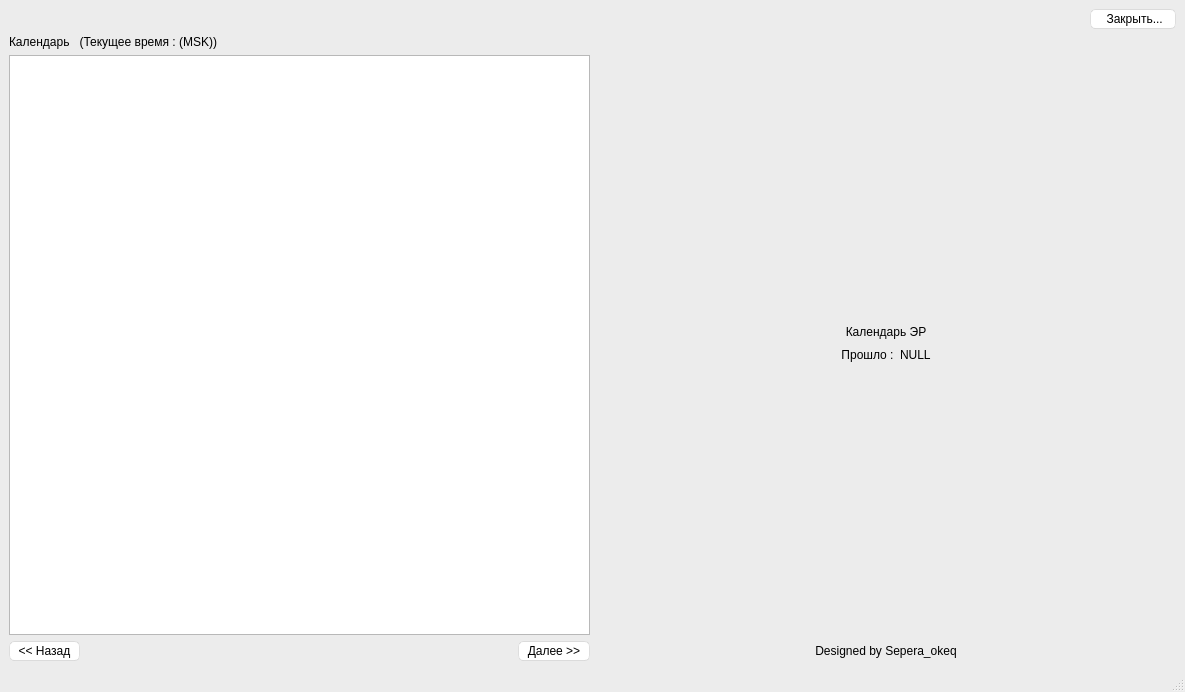
<?xml version="1.0" encoding="UTF-8"?>
<ui version="4.0">
 <class>MainWindow</class>
 <widget class="QMainWindow" name="MainWindow">
  <property name="geometry">
   <rect>
    <x>0</x>
    <y>0</y>
    <width>1185</width>
    <height>692</height>
   </rect>
  </property>
  <property name="windowTitle">
   <string>MainWindow</string>
  </property>
  <property name="styleSheet">
   <string notr="true">/*
Aqua Style Sheet for QT Applications
Author: Jaime A. Quiroga P.
Company: GTRONICK
Last updated: 22/01/2019, 07:55.
Available at: https://github.com/GTRONICK/QSS/blob/master/Aqua.qss
*/
QMainWindow {
	background-color:#ececec;
}
QTextEdit {
	border-width: 1px;
	border-style: solid;
	border-color: qlineargradient(spread:pad, x1:0.5, y1:1, x2:0.5, y2:0, stop:0 rgba(0, 113, 255, 255), stop:1 rgba(91, 171, 252, 255));
}
QPlainTextEdit {
	border-width: 1px;
	border-style: solid;
	border-color: qlineargradient(spread:pad, x1:0.5, y1:1, x2:0.5, y2:0, stop:0 rgba(0, 113, 255, 255), stop:1 rgba(91, 171, 252, 255));
}
QToolButton {
	border-style: solid;
	border-top-color: qlineargradient(spread:pad, x1:0.5, y1:1, x2:0.5, y2:0, stop:0 rgb(215, 215, 215), stop:1 rgb(222, 222, 222));
	border-right-color: qlineargradient(spread:pad, x1:0, y1:0.5, x2:1, y2:0.5, stop:0 rgb(217, 217, 217), stop:1 rgb(227, 227, 227));
	border-left-color: qlineargradient(spread:pad, x1:0, y1:0.5, x2:1, y2:0.5, stop:0 rgb(227, 227, 227), stop:1 rgb(217, 217, 217));
	border-bottom-color: qlineargradient(spread:pad, x1:0.5, y1:1, x2:0.5, y2:0, stop:0 rgb(215, 215, 215), stop:1 rgb(222, 222, 222));
	border-width: 1px;
	border-radius: 5px;
	color: rgb(0,0,0);
	padding: 2px;
	background-color: rgb(255,255,255);
}
QToolButton:hover{
	border-style: solid;
	border-top-color: qlineargradient(spread:pad, x1:0.5, y1:1, x2:0.5, y2:0, stop:0 rgb(195, 195, 195), stop:1 rgb(222, 222, 222));
	border-right-color: qlineargradient(spread:pad, x1:0, y1:0.5, x2:1, y2:0.5, stop:0 rgb(197, 197, 197), stop:1 rgb(227, 227, 227));
	border-left-color: qlineargradient(spread:pad, x1:0, y1:0.5, x2:1, y2:0.5, stop:0 rgb(227, 227, 227), stop:1 rgb(197, 197, 197));
	border-bottom-color: qlineargradient(spread:pad, x1:0.5, y1:1, x2:0.5, y2:0, stop:0 rgb(195, 195, 195), stop:1 rgb(222, 222, 222));
	border-width: 1px;
	border-radius: 5px;
	color: rgb(0,0,0);
	padding: 2px;
	background-color: rgb(255,255,255);
}
QToolButton:pressed{
	border-style: solid;
	border-top-color: qlineargradient(spread:pad, x1:0.5, y1:1, x2:0.5, y2:0, stop:0 rgb(215, 215, 215), stop:1 rgb(222, 222, 222));
	border-right-color: qlineargradient(spread:pad, x1:0, y1:0.5, x2:1, y2:0.5, stop:0 rgb(217, 217, 217), stop:1 rgb(227, 227, 227));
	border-left-color: qlineargradient(spread:pad, x1:0, y1:0.5, x2:1, y2:0.5, stop:0 rgb(227, 227, 227), stop:1 rgb(217, 217, 217));
	border-bottom-color: qlineargradient(spread:pad, x1:0.5, y1:1, x2:0.5, y2:0, stop:0 rgb(215, 215, 215), stop:1 rgb(222, 222, 222));
	border-width: 1px;
	border-radius: 5px;
	color: rgb(0,0,0);
	padding: 2px;
	background-color: rgb(142,142,142);
}
QPushButton{
	border-style: solid;
	border-top-color: qlineargradient(spread:pad, x1:0.5, y1:1, x2:0.5, y2:0, stop:0 rgb(215, 215, 215), stop:1 rgb(222, 222, 222));
	border-right-color: qlineargradient(spread:pad, x1:0, y1:0.5, x2:1, y2:0.5, stop:0 rgb(217, 217, 217), stop:1 rgb(227, 227, 227));
	border-left-color: qlineargradient(spread:pad, x1:0, y1:0.5, x2:1, y2:0.5, stop:0 rgb(227, 227, 227), stop:1 rgb(217, 217, 217));
	border-bottom-color: qlineargradient(spread:pad, x1:0.5, y1:1, x2:0.5, y2:0, stop:0 rgb(215, 215, 215), stop:1 rgb(222, 222, 222));
	border-width: 1px;
	border-radius: 5px;
	color: rgb(0,0,0);
	padding: 2px;
	background-color: rgb(255,255,255);
}
QPushButton::default{
	border-style: solid;
	border-top-color: qlineargradient(spread:pad, x1:0.5, y1:1, x2:0.5, y2:0, stop:0 rgb(215, 215, 215), stop:1 rgb(222, 222, 222));
	border-right-color: qlineargradient(spread:pad, x1:0, y1:0.5, x2:1, y2:0.5, stop:0 rgb(217, 217, 217), stop:1 rgb(227, 227, 227));
	border-left-color: qlineargradient(spread:pad, x1:0, y1:0.5, x2:1, y2:0.5, stop:0 rgb(227, 227, 227), stop:1 rgb(217, 217, 217));
	border-bottom-color: qlineargradient(spread:pad, x1:0.5, y1:1, x2:0.5, y2:0, stop:0 rgb(215, 215, 215), stop:1 rgb(222, 222, 222));
	border-width: 1px;
	border-radius: 5px;
	color: rgb(0,0,0);
	padding: 2px;
	background-color: rgb(255,255,255);
}
QPushButton:hover{
	border-style: solid;
	border-top-color: qlineargradient(spread:pad, x1:0.5, y1:1, x2:0.5, y2:0, stop:0 rgb(195, 195, 195), stop:1 rgb(222, 222, 222));
	border-right-color: qlineargradient(spread:pad, x1:0, y1:0.5, x2:1, y2:0.5, stop:0 rgb(197, 197, 197), stop:1 rgb(227, 227, 227));
	border-left-color: qlineargradient(spread:pad, x1:0, y1:0.5, x2:1, y2:0.5, stop:0 rgb(227, 227, 227), stop:1 rgb(197, 197, 197));
	border-bottom-color: qlineargradient(spread:pad, x1:0.5, y1:1, x2:0.5, y2:0, stop:0 rgb(195, 195, 195), stop:1 rgb(222, 222, 222));
	border-width: 1px;
	border-radius: 5px;
	color: rgb(0,0,0);
	padding: 2px;
	background-color: rgb(255,255,255);
}
QPushButton:pressed{
	border-style: solid;
	border-top-color: qlineargradient(spread:pad, x1:0.5, y1:1, x2:0.5, y2:0, stop:0 rgb(215, 215, 215), stop:1 rgb(222, 222, 222));
	border-right-color: qlineargradient(spread:pad, x1:0, y1:0.5, x2:1, y2:0.5, stop:0 rgb(217, 217, 217), stop:1 rgb(227, 227, 227));
	border-left-color: qlineargradient(spread:pad, x1:0, y1:0.5, x2:1, y2:0.5, stop:0 rgb(227, 227, 227), stop:1 rgb(217, 217, 217));
	border-bottom-color: qlineargradient(spread:pad, x1:0.5, y1:1, x2:0.5, y2:0, stop:0 rgb(215, 215, 215), stop:1 rgb(222, 222, 222));
	border-width: 1px;
	border-radius: 5px;
	color: rgb(0,0,0);
	padding: 2px;
	background-color: rgb(142,142,142);
}
QPushButton:disabled{
	border-style: solid;
	border-top-color: qlineargradient(spread:pad, x1:0.5, y1:1, x2:0.5, y2:0, stop:0 rgb(215, 215, 215), stop:1 rgb(222, 222, 222));
	border-right-color: qlineargradient(spread:pad, x1:0, y1:0.5, x2:1, y2:0.5, stop:0 rgb(217, 217, 217), stop:1 rgb(227, 227, 227));
	border-left-color: qlineargradient(spread:pad, x1:0, y1:0.5, x2:1, y2:0.5, stop:0 rgb(227, 227, 227), stop:1 rgb(217, 217, 217));
	border-bottom-color: qlineargradient(spread:pad, x1:0.5, y1:1, x2:0.5, y2:0, stop:0 rgb(215, 215, 215), stop:1 rgb(222, 222, 222));
	border-width: 1px;
	border-radius: 5px;
	color: #808086;
	padding: 2px;
	background-color: rgb(142,142,142);
}
QLineEdit {
	border-width: 1px; border-radius: 4px;
	border-style: solid;
	border-color: qlineargradient(spread:pad, x1:0.5, y1:1, x2:0.5, y2:0, stop:0 rgba(0, 113, 255, 255), stop:1 rgba(91, 171, 252, 255));
}
QLabel {
	color: #000000;
}
QLCDNumber {
	color: rgb(0, 113, 255, 255);
}
QProgressBar {
	text-align: center;
	color: rgb(240, 240, 240);
	border-width: 1px; 
	border-radius: 10px;
	border-color: rgb(230, 230, 230);
	border-style: solid;
	background-color:rgb(207,207,207);
}
QProgressBar::chunk {
	background-color: qlineargradient(spread:pad, x1:0.5, y1:1, x2:0.5, y2:0, stop:0 rgba(49, 147, 250, 255), stop:1 rgba(34, 142, 255, 255));
	border-radius: 10px;
}
QMenuBar {
	background-color: qlineargradient(spread:pad, x1:0.5, y1:1, x2:0.5, y2:0, stop:0 rgba(207, 209, 207, 255), stop:1 rgba(230, 229, 230, 255));
}
QMenuBar::item {
	color: #000000;
  	spacing: 3px;
  	padding: 1px 4px;
	background-color: qlineargradient(spread:pad, x1:0.5, y1:1, x2:0.5, y2:0, stop:0 rgba(207, 209, 207, 255), stop:1 rgba(230, 229, 230, 255));
}

QMenuBar::item:selected {
  	background-color: qlineargradient(spread:pad, x1:0.5, y1:1, x2:0.5, y2:0, stop:0 rgba(0, 113, 255, 255), stop:1 rgba(91, 171, 252, 255));
	color: #FFFFFF;
}
QMenu::item:selected {
	border-style: solid;
	border-top-color: transparent;
	border-right-color: transparent;
	border-left-color: qlineargradient(spread:pad, x1:0.5, y1:1, x2:0.5, y2:0, stop:0 rgba(0, 113, 255, 255), stop:1 rgba(91, 171, 252, 255));
	border-bottom-color: transparent;
	border-left-width: 2px;
	color: #000000;
	padding-left:15px;
	padding-top:4px;
	padding-bottom:4px;
	padding-right:7px;
}
QMenu::item {
	border-style: solid;
	border-top-color: transparent;
	border-right-color: transparent;
	border-left-color: transparent;
	border-bottom-color: transparent;
	border-bottom-width: 1px;
	color: #000000;
	padding-left:17px;
	padding-top:4px;
	padding-bottom:4px;
	padding-right:7px;
}
QTabWidget {
	color:rgb(0,0,0);
	background-color:#000000;
}
QTabWidget::pane {
		border-color: rgb(223,223,223);
		background-color:rgb(226,226,226);
		border-style: solid;
		border-width: 2px;
    	border-radius: 6px;
}
QTabBar::tab:first {
	border-style: solid;
	border-left-width:1px;
	border-right-width:0px;
	border-top-width:1px;
	border-bottom-width:1px;
	border-top-color: rgb(209,209,209);
	border-left-color: qlineargradient(spread:pad, x1:0.5, y1:1, x2:0.5, y2:0, stop:0 rgba(209, 209, 209, 209), stop:1 rgba(229, 229, 229, 229));
	border-bottom-color: rgb(229,229,229);
	border-top-left-radius: 4px;
	border-bottom-left-radius: 4px;
	color: #000000;
	padding: 3px;
	margin-left:0px;
	background-color: qlineargradient(spread:pad, x1:0.5, y1:1, x2:0.5, y2:0, stop:0 rgba(247, 247, 247, 255), stop:1 rgba(255, 255, 255, 255));
}
QTabBar::tab:last {
	border-style: solid;
	border-width:1px;
	border-top-color: rgb(209,209,209);
	border-left-color: qlineargradient(spread:pad, x1:0.5, y1:1, x2:0.5, y2:0, stop:0 rgba(209, 209, 209, 209), stop:1 rgba(229, 229, 229, 229));
	border-right-color: qlineargradient(spread:pad, x1:0.5, y1:1, x2:0.5, y2:0, stop:0 rgba(209, 209, 209, 209), stop:1 rgba(229, 229, 229, 229));
	border-bottom-color: rgb(229,229,229);
	border-top-right-radius: 4px;
	border-bottom-right-radius: 4px;
	color: #000000;
	padding: 3px;
	margin-left:0px;
	background-color: qlineargradient(spread:pad, x1:0.5, y1:1, x2:0.5, y2:0, stop:0 rgba(247, 247, 247, 255), stop:1 rgba(255, 255, 255, 255));
}
QTabBar::tab {
	border-style: solid;
	border-top-width:1px;
	border-bottom-width:1px;
	border-left-width:1px;
	border-top-color: rgb(209,209,209);
	border-left-color: qlineargradient(spread:pad, x1:0.5, y1:1, x2:0.5, y2:0, stop:0 rgba(209, 209, 209, 209), stop:1 rgba(229, 229, 229, 229));
	border-bottom-color: rgb(229,229,229);
	color: #000000;
	padding: 3px;
	margin-left:0px;
	background-color: qlineargradient(spread:pad, x1:0.5, y1:1, x2:0.5, y2:0, stop:0 rgba(247, 247, 247, 255), stop:1 rgba(255, 255, 255, 255));
}
QTabBar::tab:selected, QTabBar::tab:last:selected, QTabBar::tab:hover {
  	border-style: solid;
  	border-left-width:1px;
	border-right-color: transparent;
	border-top-color: rgb(209,209,209);
	border-left-color: qlineargradient(spread:pad, x1:0.5, y1:1, x2:0.5, y2:0, stop:0 rgba(209, 209, 209, 209), stop:1 rgba(229, 229, 229, 229));
	border-bottom-color: rgb(229,229,229);
	color: #FFFFFF;
	padding: 3px;
	margin-left:0px;
	background-color: qlineargradient(spread:pad, x1:0.5, y1:1, x2:0.5, y2:0, stop:0 rgba(0, 113, 255, 255), stop:1 rgba(91, 171, 252, 255));
}

QTabBar::tab:selected, QTabBar::tab:first:selected, QTabBar::tab:hover {
  	border-style: solid;
  	border-left-width:1px;
  	border-bottom-width:1px;
  	border-top-width:1px;
	border-right-color: transparent;
	border-top-color: rgb(209,209,209);
	border-left-color: qlineargradient(spread:pad, x1:0.5, y1:1, x2:0.5, y2:0, stop:0 rgba(209, 209, 209, 209), stop:1 rgba(229, 229, 229, 229));
	border-bottom-color: rgb(229,229,229);
	color: #FFFFFF;
	padding: 3px;
	margin-left:0px;
	background-color: qlineargradient(spread:pad, x1:0.5, y1:1, x2:0.5, y2:0, stop:0 rgba(0, 113, 255, 255), stop:1 rgba(91, 171, 252, 255));
}

QCheckBox {
	color: #000000;
	padding: 2px;
}
QCheckBox:disabled {
	color: #808086;
	padding: 2px;
}

QCheckBox:hover {
	border-radius:4px;
	border-style:solid;
	padding-left: 1px;
	padding-right: 1px;
	padding-bottom: 1px;
	padding-top: 1px;
	border-width:1px;
	border-color: transparent;
}
QCheckBox::indicator:checked {

	height: 10px;
	width: 10px;
	border-style:solid;
	border-width: 1px;
	border-color: qlineargradient(spread:pad, x1:0.5, y1:1, x2:0.5, y2:0, stop:0 rgba(0, 113, 255, 255), stop:1 rgba(91, 171, 252, 255));
	color: #000000;
	background-color: qlineargradient(spread:pad, x1:0.5, y1:1, x2:0.5, y2:0, stop:0 rgba(0, 113, 255, 255), stop:1 rgba(91, 171, 252, 255));
}
QCheckBox::indicator:unchecked {

	height: 10px;
	width: 10px;
	border-style:solid;
	border-width: 1px;
	border-color: qlineargradient(spread:pad, x1:0.5, y1:1, x2:0.5, y2:0, stop:0 rgba(0, 113, 255, 255), stop:1 rgba(91, 171, 252, 255));
	color: #000000;
}
QRadioButton {
	color: 000000;
	padding: 1px;
}
QRadioButton::indicator:checked {
	height: 10px;
	width: 10px;
	border-style:solid;
	border-radius:5px;
	border-width: 1px;
	border-color: qlineargradient(spread:pad, x1:0.5, y1:1, x2:0.5, y2:0, stop:0 rgba(0, 113, 255, 255), stop:1 rgba(91, 171, 252, 255));
	color: #a9b7c6;
	background-color: qlineargradient(spread:pad, x1:0.5, y1:1, x2:0.5, y2:0, stop:0 rgba(0, 113, 255, 255), stop:1 rgba(91, 171, 252, 255));
}
QRadioButton::indicator:!checked {
	height: 10px;
	width: 10px;
	border-style:solid;
	border-radius:5px;
	border-width: 1px;
	border-color: qlineargradient(spread:pad, x1:0.5, y1:1, x2:0.5, y2:0, stop:0 rgba(0, 113, 255, 255), stop:1 rgba(91, 171, 252, 255));
	color: #a9b7c6;
	background-color: transparent;
}
QStatusBar {
	color:#027f7f;
}
QSpinBox {
	border-style: solid;
	border-width: 1px;
	border-color: qlineargradient(spread:pad, x1:0.5, y1:1, x2:0.5, y2:0, stop:0 rgba(0, 113, 255, 255), stop:1 rgba(91, 171, 252, 255));
}
QDoubleSpinBox {
	border-style: solid;
	border-width: 1px;
	border-color: qlineargradient(spread:pad, x1:0.5, y1:1, x2:0.5, y2:0, stop:0 rgba(0, 113, 255, 255), stop:1 rgba(91, 171, 252, 255));
}
QTimeEdit {
	border-style: solid;
	border-width: 1px;
	border-color: qlineargradient(spread:pad, x1:0.5, y1:1, x2:0.5, y2:0, stop:0 rgba(0, 113, 255, 255), stop:1 rgba(91, 171, 252, 255));
}
QDateTimeEdit {
	border-style: solid;
	border-width: 1px;
	border-color: qlineargradient(spread:pad, x1:0.5, y1:1, x2:0.5, y2:0, stop:0 rgba(0, 113, 255, 255), stop:1 rgba(91, 171, 252, 255));
}
QDateEdit {
	border-style: solid;
	border-width: 1px;
	border-color: qlineargradient(spread:pad, x1:0.5, y1:1, x2:0.5, y2:0, stop:0 rgba(0, 113, 255, 255), stop:1 rgba(91, 171, 252, 255));
}

QToolBox {
	color: #a9b7c6;
	background-color:#000000;
}
QToolBox::tab {
	color: #a9b7c6;
	background-color:#000000;
}
QToolBox::tab:selected {
	color: #FFFFFF;
	background-color:#000000;
}
QScrollArea {
	color: #FFFFFF;
	background-color:#000000;
}
QSlider::groove:horizontal {
	height: 5px;
	background-color: qlineargradient(spread:pad, x1:0.5, y1:1, x2:0.5, y2:0, stop:0 rgba(49, 147, 250, 255), stop:1 rgba(34, 142, 255, 255));
}
QSlider::groove:vertical {
	width: 5px;
	background-color: qlineargradient(spread:pad, x1:0.5, y1:1, x2:0.5, y2:0, stop:0 rgba(49, 147, 250, 255), stop:1 rgba(34, 142, 255, 255));
}
QSlider::handle:horizontal {
	background: rgb(253,253,253);
	border-style: solid;
	border-width: 1px;
	border-color: rgb(207,207,207);
	width: 12px;
	margin: -5px 0;
	border-radius: 7px;
}
QSlider::handle:vertical {
	background: rgb(253,253,253);
	border-style: solid;
	border-width: 1px;
	border-color: rgb(207,207,207);
	height: 12px;
	margin: 0 -5px;
	border-radius: 7px;
}
QSlider::add-page:horizontal {
    background: rgb(181,181,181);
}
QSlider::add-page:vertical {
    background: rgb(181,181,181);
}
QSlider::sub-page:horizontal {
    background-color: qlineargradient(spread:pad, x1:0.5, y1:1, x2:0.5, y2:0, stop:0 rgba(49, 147, 250, 255), stop:1 rgba(34, 142, 255, 255));
}
QSlider::sub-page:vertical {
    background-color: qlineargradient(spread:pad, y1:0.5, x1:1, y2:0.5, x2:0, stop:0 rgba(49, 147, 250, 255), stop:1 rgba(34, 142, 255, 255));
}
QScrollBar:horizontal {
	max-height: 20px;
	border: 1px transparent grey;
	margin: 0px 20px 0px 20px;
}
QScrollBar:vertical {
	max-width: 20px;
	border: 1px transparent grey;
	margin: 20px 0px 20px 0px;
}
QScrollBar::handle:horizontal {
	background: rgb(253,253,253);
	border-style: solid;
	border-width: 1px;
	border-color: rgb(207,207,207);
	border-radius: 7px;
	min-width: 25px;
}
QScrollBar::handle:horizontal:hover {
	background: rgb(253,253,253);
	border-style: solid;
	border-width: 1px;
	border-color: rgb(147, 200, 200);
	border-radius: 7px;
	min-width: 25px;
}
QScrollBar::handle:vertical {
	background: rgb(253,253,253);
	border-style: solid;
	border-width: 1px;
	border-color: rgb(207,207,207);
	border-radius: 7px;
	min-height: 25px;
}
QScrollBar::handle:vertical:hover {
	background: rgb(253,253,253);
	border-style: solid;
	border-width: 1px;
	border-color: rgb(147, 200, 200);
	border-radius: 7px;
	min-height: 25px;
}
QScrollBar::add-line:horizontal {
   border: 2px transparent grey;
   border-top-right-radius: 7px;
   border-bottom-right-radius: 7px;
   background: rgba(34, 142, 255, 255);
   width: 20px;
   subcontrol-position: right;
   subcontrol-origin: margin;
}
QScrollBar::add-line:horizontal:pressed {
   border: 2px transparent grey;
   border-top-right-radius: 7px;
   border-bottom-right-radius: 7px;
   background: rgb(181,181,181);
   width: 20px;
   subcontrol-position: right;
   subcontrol-origin: margin;
}
QScrollBar::add-line:vertical {
   border: 2px transparent grey;
   border-bottom-left-radius: 7px;
   border-bottom-right-radius: 7px;
   background: rgba(34, 142, 255, 255);
   height: 20px;
   subcontrol-position: bottom;
   subcontrol-origin: margin;
}
QScrollBar::add-line:vertical:pressed {
   border: 2px transparent grey;
   border-bottom-left-radius: 7px;
   border-bottom-right-radius: 7px;
   background: rgb(181,181,181);
   height: 20px;
   subcontrol-position: bottom;
   subcontrol-origin: margin;
}
QScrollBar::sub-line:horizontal {
   border: 2px transparent grey;
   border-top-left-radius: 7px;
   border-bottom-left-radius: 7px;
   background: rgba(34, 142, 255, 255);
   width: 20px;
   subcontrol-position: left;
   subcontrol-origin: margin;
}
QScrollBar::sub-line:horizontal:pressed {
   border: 2px transparent grey;
   border-top-left-radius: 7px;
   border-bottom-left-radius: 7px;
   background: rgb(181,181,181);
   width: 20px;
   subcontrol-position: left;
   subcontrol-origin: margin;
}
QScrollBar::sub-line:vertical {
   border: 2px transparent grey;
   border-top-left-radius: 7px;
   border-top-right-radius: 7px;
   background: rgba(34, 142, 255, 255);
   height: 20px;
   subcontrol-position: top;
   subcontrol-origin: margin;
}
QScrollBar::sub-line:vertical:pressed {
   border: 2px transparent grey;
   border-top-left-radius: 7px;
   border-top-right-radius: 7px;
   background: rgb(181,181,181);
   height: 20px;
   subcontrol-position: top;
   subcontrol-origin: margin;
}
QScrollBar::left-arrow:horizontal {
   border: 1px transparent grey;
   border-top-left-radius: 3px;
   border-bottom-left-radius: 3px;
   width: 6px;
   height: 6px;
   background: white;
}
QScrollBar::right-arrow:horizontal {
   border: 1px transparent grey;
   border-top-right-radius: 3px;
   border-bottom-right-radius: 3px;
   width: 6px;
   height: 6px;
   background: white;
}
QScrollBar::up-arrow:vertical {
   border: 1px transparent grey;
   border-top-left-radius: 3px;
   border-top-right-radius: 3px;
   width: 6px;
   height: 6px;
   background: white;
}
QScrollBar::down-arrow:vertical {
   border: 1px transparent grey;
   border-bottom-left-radius: 3px;
   border-bottom-right-radius: 3px;
   width: 6px;
   height: 6px;
   background: white;
}
QScrollBar::add-page:horizontal, QScrollBar::sub-page:horizontal {
   background: none;
}
QScrollBar::add-page:vertical, QScrollBar::sub-page:vertical {
   background: none;
}
</string>
  </property>
  <widget class="QWidget" name="centralwidget">
   <layout class="QGridLayout" name="gridLayout">
    <item row="0" column="1">
     <layout class="QGridLayout" name="gridLayout_2">
      <item row="0" column="0">
       <spacer name="horizontalSpacer_2">
        <property name="orientation">
         <enum>Qt::Horizontal</enum>
        </property>
        <property name="sizeHint" stdset="0">
         <size>
          <width>40</width>
          <height>20</height>
         </size>
        </property>
       </spacer>
      </item>
      <item row="0" column="1">
       <widget class="QPushButton" name="pushButton_close">
        <property name="text">
         <string>    Закрыть...   </string>
        </property>
       </widget>
      </item>
     </layout>
    </item>
    <item row="1" column="0">
     <layout class="QHBoxLayout" name="horizontalLayout_3">
      <item>
       <widget class="QLabel" name="label_time_std">
        <property name="styleSheet">
         <string notr="true">font: 8pt &quot;Roboto Slab&quot;;</string>
        </property>
        <property name="text">
         <string>Календарь   (Текущее время : (MSK))</string>
        </property>
       </widget>
      </item>
     </layout>
    </item>
    <item row="2" column="0">
     <widget class="QTableView" name="tableView">
      <property name="minimumSize">
       <size>
        <width>561</width>
        <height>464</height>
       </size>
      </property>
     </widget>
    </item>
    <item row="2" column="1">
     <layout class="QVBoxLayout" name="verticalLayout_2">
      <item>
       <spacer name="verticalSpacer_2">
        <property name="orientation">
         <enum>Qt::Vertical</enum>
        </property>
        <property name="sizeHint" stdset="0">
         <size>
          <width>20</width>
          <height>40</height>
         </size>
        </property>
       </spacer>
      </item>
      <item>
       <layout class="QVBoxLayout" name="verticalLayout">
        <item>
         <widget class="QLabel" name="label_NAME">
          <property name="layoutDirection">
           <enum>Qt::LeftToRight</enum>
          </property>
          <property name="styleSheet">
           <string notr="true">font: 48pt &quot;Mistral&quot;;</string>
          </property>
          <property name="text">
           <string>Календарь ЭР</string>
          </property>
          <property name="alignment">
           <set>Qt::AlignCenter</set>
          </property>
         </widget>
        </item>
        <item>
         <layout class="QHBoxLayout" name="horizontalLayout">
          <item>
           <spacer name="horizontalSpacer_3">
            <property name="orientation">
             <enum>Qt::Horizontal</enum>
            </property>
            <property name="sizeHint" stdset="0">
             <size>
              <width>40</width>
              <height>20</height>
             </size>
            </property>
           </spacer>
          </item>
          <item>
           <widget class="QLabel" name="label_time_name">
            <property name="maximumSize">
             <size>
              <width>88</width>
              <height>24</height>
             </size>
            </property>
            <property name="styleSheet">
             <string notr="true">font: 75 14pt &quot;Source Code Pro&quot;;</string>
            </property>
            <property name="text">
             <string>Прошло :</string>
            </property>
            <property name="alignment">
             <set>Qt::AlignCenter</set>
            </property>
           </widget>
          </item>
          <item>
           <widget class="QLabel" name="label_time">
            <property name="styleSheet">
             <string notr="true">font: 75 14pt &quot;Source Code Pro&quot;;</string>
            </property>
            <property name="text">
             <string>NULL</string>
            </property>
            <property name="alignment">
             <set>Qt::AlignLeading|Qt::AlignLeft|Qt::AlignVCenter</set>
            </property>
           </widget>
          </item>
          <item>
           <spacer name="horizontalSpacer_4">
            <property name="orientation">
             <enum>Qt::Horizontal</enum>
            </property>
            <property name="sizeHint" stdset="0">
             <size>
              <width>40</width>
              <height>20</height>
             </size>
            </property>
           </spacer>
          </item>
         </layout>
        </item>
       </layout>
      </item>
      <item>
       <spacer name="verticalSpacer">
        <property name="orientation">
         <enum>Qt::Vertical</enum>
        </property>
        <property name="sizeHint" stdset="0">
         <size>
          <width>20</width>
          <height>40</height>
         </size>
        </property>
       </spacer>
      </item>
     </layout>
    </item>
    <item row="3" column="0">
     <layout class="QHBoxLayout" name="horizontalLayout_2">
      <item>
       <widget class="QPushButton" name="pushButton_bottom">
        <property name="text">
         <string>  &lt;&lt; Назад  </string>
        </property>
       </widget>
      </item>
      <item>
       <spacer name="horizontalSpacer">
        <property name="orientation">
         <enum>Qt::Horizontal</enum>
        </property>
        <property name="sizeHint" stdset="0">
         <size>
          <width>40</width>
          <height>20</height>
         </size>
        </property>
       </spacer>
      </item>
      <item>
       <widget class="QPushButton" name="pushButton_up">
        <property name="text">
         <string>  Далее &gt;&gt;  </string>
        </property>
       </widget>
      </item>
     </layout>
    </item>
    <item row="3" column="1">
     <widget class="QLabel" name="label">
      <property name="styleSheet">
       <string notr="true">font: 8pt &quot;Roboto Slab&quot;;</string>
      </property>
      <property name="text">
       <string>Designed by Sepera_okeq</string>
      </property>
      <property name="alignment">
       <set>Qt::AlignCenter</set>
      </property>
     </widget>
    </item>
   </layout>
  </widget>
  <widget class="QMenuBar" name="menubar">
   <property name="geometry">
    <rect>
     <x>0</x>
     <y>0</y>
     <width>1185</width>
     <height>17</height>
    </rect>
   </property>
  </widget>
  <widget class="QStatusBar" name="statusbar"/>
 </widget>
 <resources/>
 <connections/>
</ui>
